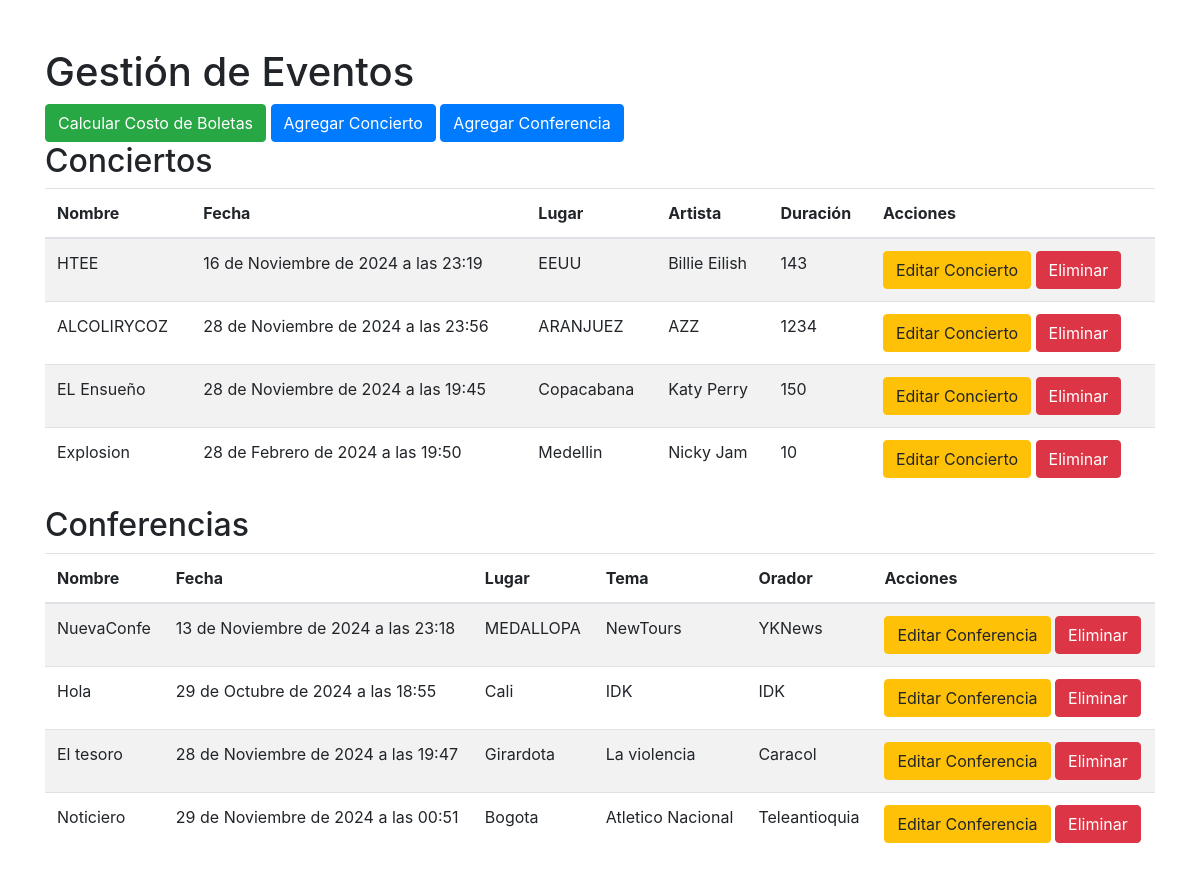
Before: / with the older database file.
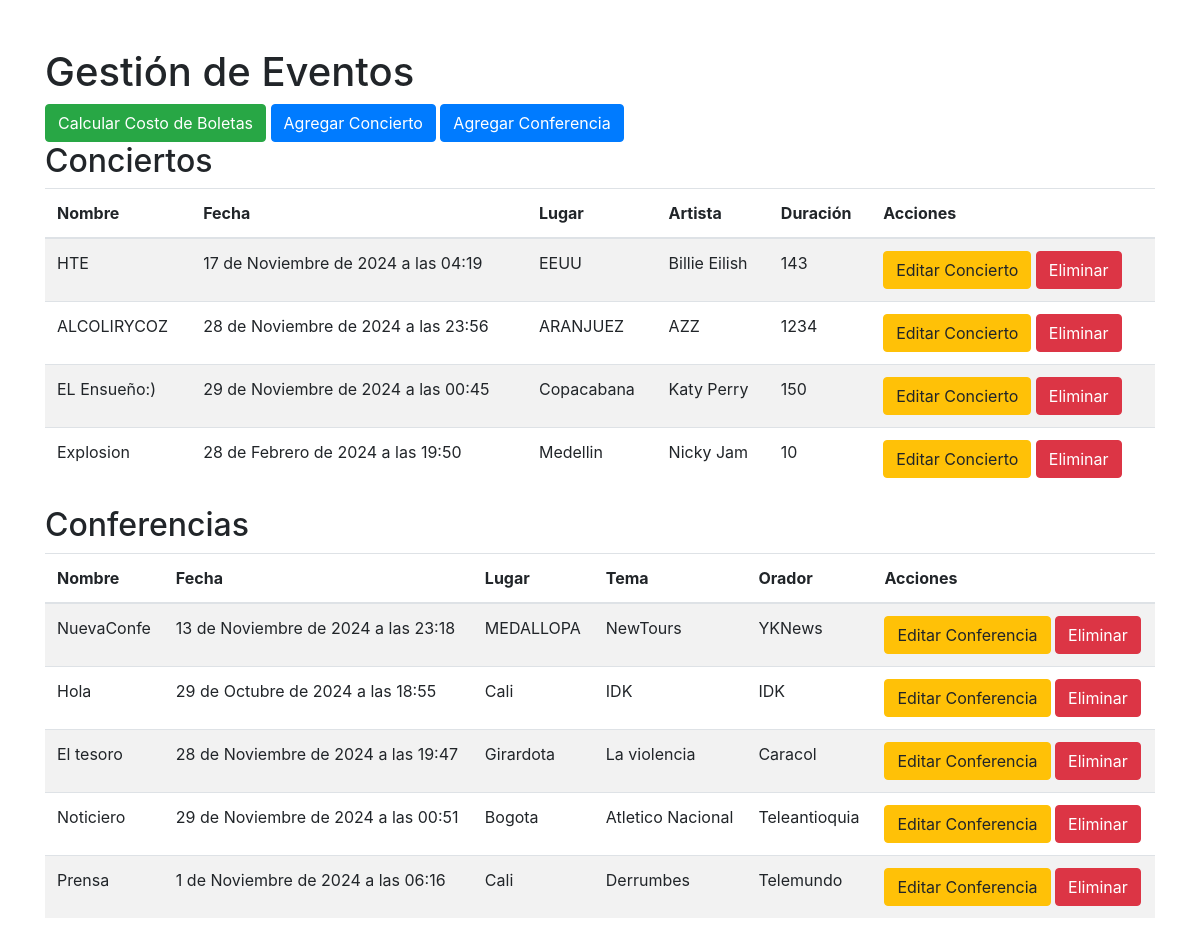
After: the same page with the newer database file.
### Evento_proy/models.py (models this page shows, shortened)
class BaseEvento(models.Model):
    _nombre = models.CharField(max_length=100)
    _fecha = models.DateTimeField()
    _lugar = models.CharField(max_length=200)
    @property
    def nombre(self):
        return self._nombre
    @property
    def fecha(self):
        return self._fecha
    @property
    def lugar(self):
        return self._lugar
    def mostrar_info(self):
        return f"Evento: {self._nombre}, Fecha: {self._fecha.strftime('%d/%m/%Y %H:%M')}, Lugar: {self._lugar}"
    class Meta:
        abstract = True  # Declara la clase como abstracta

class Concierto(BaseEvento):
    _artista = models.CharField(max_length=100)
    _duracion = models.PositiveIntegerField(help_text="Duración en minutos")
    tipo_evento = models.CharField(max_length=50, default='Concierto')
    @property
    def artista(self):
        return self._artista
    @property
    def duracion(self):
        return self._duracion
    def mostrar_info(self):
        base_info = super().mostrar_info()  # Llama al método de la clase base
        return f"{base_info}, Artista: {self._artista}, Duración: {self._duracion} minutos"

class Conferencia(BaseEvento):
    _tema = models.CharField(max_length=200)
    _orador = models.CharField(max_length=100)
    tipo_evento = models.CharField(max_length=50, default='Conferencia')
    @property
    def tema(self):
        return self._tema
    @property
    def orador(self):
        return self._orador
    def mostrar_info(self):
        base_info = super().mostrar_info()  # Llama al método de la clase base
        return f"{base_info}, Tema: {self._tema}, Orador: {self._orador}"

### Evento_proy/views.py (the view)
# urls.py: path('', views.index, name='index'),
def index(request):
    conciertos = Concierto.objects.all()
    conferencias = Conferencia.objects.all()
    info_conciertos = [concierto.mostrar_info() for concierto in conciertos]
    info_conferencias = [conferencia.mostrar_info() for conferencia in conferencias]
    return render(request, 'index.html', {
        'conciertos': conciertos,
        'conferencias': conferencias,
        'info_conciertos': info_conciertos,
        'info_conferencias': info_conferencias,
    })

### Evento_proy/templates/index.html (shortened to what this page needs)
{% load static %}
<!DOCTYPE html>
<html lang="en">
<head>
    <link rel="stylesheet" href="https://stackpath.bootstrapcdn.com/bootstrap/4.3.1/css/bootstrap.min.css">
</head>
<body>
    <div class="container mt-5">
        <h1>Gestión de Eventos</h1>
        <button type="button" class="btn btn-success" data-toggle="modal" data-target="#modalCalcularCostoBoletas">
            Calcular Costo de Boletas
        </button>
        <button type="button" class="btn btn-primary" data-toggle="modal" data-target="#modalAgregarConcierto">
            Agregar Concierto
        </button>
        <button type="button" class="btn btn-primary" data-toggle="modal" data-target="#modalAgregarConferencia">
            Agregar Conferencia
        </button>
        <h2>Conciertos</h2>
        <table class="table table-striped" id="tablaConciertos">
            <thead>
                <tr>
                    <th>Nombre</th>
                    <th>Fecha</th>
                    <th>Lugar</th>
                    <th>Artista</th>
                    <th>Duración</th>
                    <th>Acciones</th>
                </tr>
            </thead>
            <tbody>
                {% for concierto in conciertos %}
                <tr>
                    <td>{{ concierto.nombre }}</td>
                    <td>{{ concierto.fecha }}</td>
                    <td>{{ concierto.lugar }}</td>
                    <td>{{ concierto.artista }}</td>
                    <td>{{ concierto.duracion }}</td>
                    <td>
                        <button
                        class="btn btn-warning btn-editar"
                        data-id="{{ concierto.id }}"
                        data-tipo="concierto"
                        data-toggle="modal"
                        data-target="#modalEditarEvento">
                        Editar Concierto
                        </button>
                        <button class="btn btn-danger btn-eliminar" data-id="{{ concierto.id }}" data-tipo="concierto">Eliminar</button>
                    </td>
                </tr>
                {% endfor %}
            </tbody>
        </table>
        <h2>Conferencias</h2>
        <table class="table table-striped" id="tablaConferencias">
            <thead>
                <tr>
                    <th>Nombre</th>
                    <th>Fecha</th>
                    <th>Lugar</th>
                    <th>Tema</th>
                    <th>Orador</th>
                    <th>Acciones</th>
                </tr>
            </thead>
            <tbody>
                {% for conferencia in conferencias %}
                <tr>
                    <td>{{ conferencia.nombre }}</td>
                    <td>{{ conferencia.fecha }}</td>
                    <td>{{ conferencia.lugar }}</td>
                    <td>{{ conferencia.tema }}</td>
                    <td>{{ conferencia.orador }}</td>
                    <td>
                        <button
                        class="btn btn-warning btn-editar"
                        data-id="{{ conferencia.id }}"
                        data-tipo="conferencia"
                        data-toggle="modal"
                        data-target="#modalEditarEvento">
                        Editar Conferencia
                        </button>
                        <button class="btn btn-danger btn-eliminar" data-id="{{ conferencia.id }}" data-tipo="conferencia">Eliminar</button>
                    </td>
                </tr>
                {% endfor %}
            </tbody>
        </table>
    </div>
</body>
</html>

Changed rows visible on the page:
changed Concierto "EEUU": nombre "HTEE" → "HTE"; fecha "16 de Noviembre de 2024 a las 23:19" → "17 de Noviembre de 2024 a las 04:19"
changed Concierto "Copacabana": nombre "EL Ensueño" → "EL Ensueño:)"; fecha "28 de Noviembre de 2024 a las 19:45" → "29 de Noviembre de 2024 a las 00:45"
added Conferencia: nombre "Prensa", fecha "1 de Noviembre de 2024 a las 06:16", lugar "Cali", tema "Derrumbes", orador "Telemundo"
